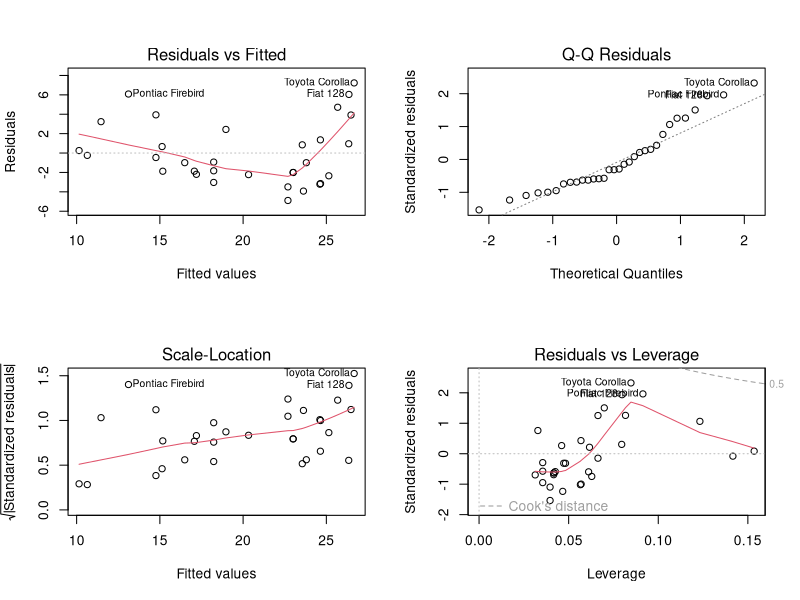
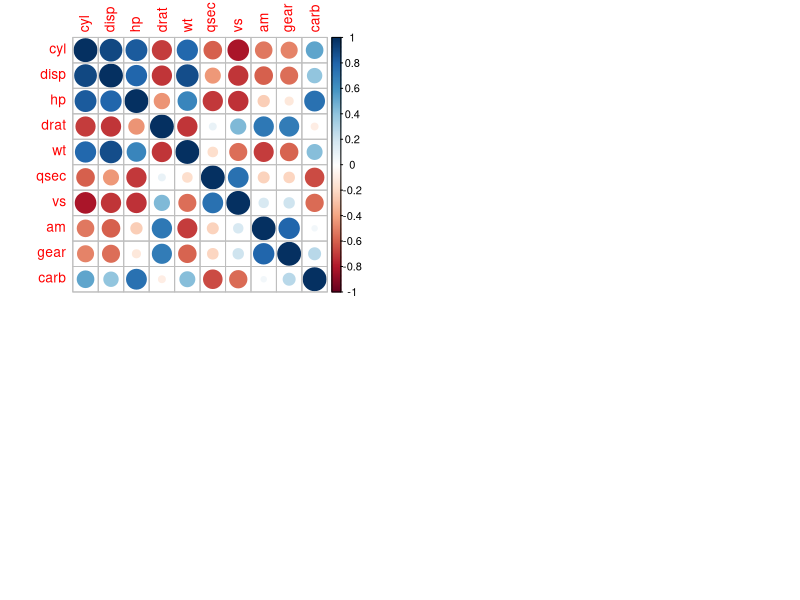

Recreate these plots in R, in order. (Note: this script raises an error after producing the figures.)
##linear models lecture##
##week 6###

###some data###
forest <- c(9, 6, 4, 6, 7, 10)
field  <- c(12, 9, 12, 10)
ants <- data.frame(
  place=rep(c("field","forest"),
            c(length(field), length(forest))),
  colonies=c(field,forest),
  observers=c(1,3,2,1,5,2,1,2,1,1)
)

## One-parameter variables
head(ants)

l1 <- lm(colonies~observers, data = ants)
lm(colonies~observers, data = ants)
summary(l1)
#[now write out equations]

## Multi-parameter variables 
## Interactions


l2 <- lm(colonies~observers*place, data = ants)
summary(l2)

##diagnostic plots
## Diagnostic plots in code...

head(mtcars)

par(mfrow=c(2,2))  # set 2 rows and 2 column plot layout
#what is the influence of dispersion on MPG?
mod_1 <- lm(mpg ~ disp, data=mtcars)  # linear model
plot(mod_1)

## Correlation plots
##examine collinearity among variables
##which pairs are correlated?
library(car)
mod2 <- lm(mpg ~ ., data=mtcars)
summary(mod2)
#this says mpg by all vars

library(corrplot)
corrplot(cor(mtcars[, -1])) #give me everything but what is being predicted (mpg)
#be careful with vars that are dark blue
#=> Interpreted from plot.
#=> Correlated pairs: 
#=> - disp, cyl, hp, wt
#=> - gear, am
#=> - hp, carb
#- dark blue = bad


library(arm)
dev.off()

## Basic tools
l2 <- lm(colonies~observers*place, data = ants)
summary(l2)

#coefplot(l2)

## Multiple comparisons
forest <- c(9, 6, 4, 6, 7, 10)
field  <- c(12, 9, 12, 10)
playground <- c(1,0,3,2,1)
ants <- data.frame(
  place=rep(c("field","forest","playground"),
            c(length(field), length(forest),length(playground))),
  colonies=c(field,forest,playground)
)

ants
##check car package##Anova###
l2 = aov(colonies~place, data = ants);summary(l2)
l2 = lm(colonies~place, data = ants);anova(l2)

summary(l2); l2
TukeyHSD(l2)


library(multcomp)
ga = glht(l2, linfct = mcp(place = "Tukey"))
summary(ga)

## Plotting

yhats=predict(l2,interval = "confidence")
#note this gives a value for each value of your existing dataset
?predict.lm
#can specificy newdata frame to predict
dat.new=expand.grid(place=c("playground","field","forest"))
yhats=predict(l2,newdata=dat.new,interval = "confidence")

##ggplot2##
head(mtcars)
library(ggplot2)
r=ggplot(data=mtcars, aes(x=wt, y=mpg))+ 
  geom_point()+
  stat_smooth(method = "lm")+
  theme_bw() + 
  theme(axis.title=element_text(size=20),axis.text=element_text(size=10),panel.grid = element_blank(), axis.line=element_line(),legend.position="top",legend.title=element_blank())
print(r)
